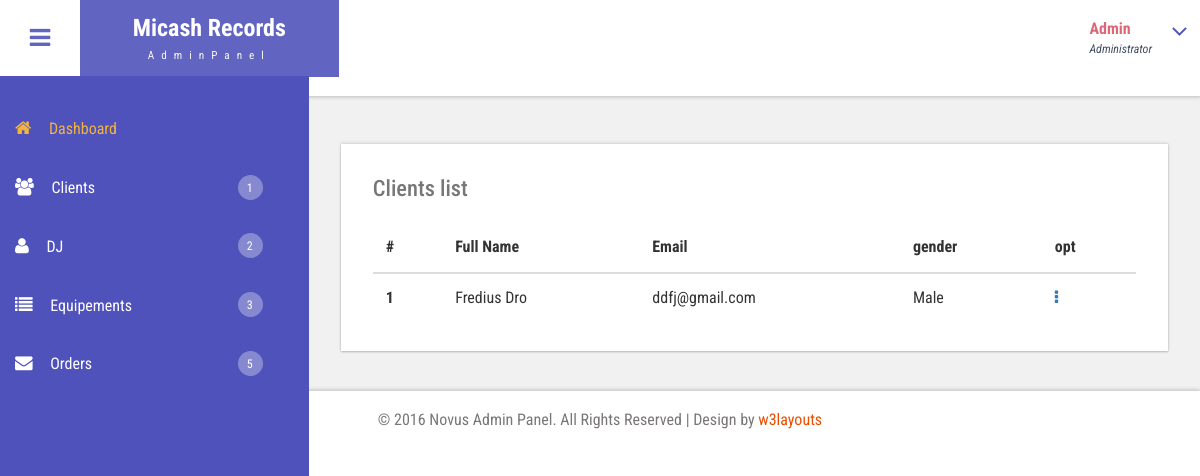
The page /Admin.Clients.php (signed in) on the database its author committed.
### tables this page shows
CREATE TABLE IF NOT EXISTS `users` (
  `id` int(11) NOT NULL AUTO_INCREMENT,
  `fullname` varchar(100) NOT NULL,
  `email` varchar(100) NOT NULL,
  `password` varchar(100) NOT NULL,
  `gender` enum('Male','Female') NOT NULL,
  `usertype` int(11) NOT NULL,
  `creation` datetime NOT NULL,
  PRIMARY KEY (`id`)
);

### Admin.Clients.php (the view, shortened to what this page needs)
<?php
include 'php/include/head.php';
$djs = $db->prepare('SELECT * FROM users WHERE usertype = 1 ORDER BY fullname');
$djs->execute();
$i = 0;
?>
<div class="main-page">
    <div class="tables">
        <div class="bs-example widget-shadow" data-example-id="hoverable-table">
            <h4>Clients list</h4>
            <table class="table table-hover">
                <thead>
                    <tr>
                        <th>#</th>
                        <th>Full Name</th>
                        <th>Email</th>
                        <th>gender</th>
                        <th>opt</th>
                    </tr>
                </thead>
                <tbody>
                    <?php while ($dj = $djs->fetch()) { $i++; ?>
                    <tr>
                        <th scope="row"><?php echo $i ?></th>
                        <td><?php echo $dj['fullname'] ?></td>
                        <td><?php echo $dj['email'] ?></td>
                        <td><?php echo $dj['gender'] ?></td>
                        <td><div class="mail-right">
                            <div class="dropdown">
                                <a href="#"  data-toggle="dropdown" aria-expanded="false">
                                    <p><i class="fa fa-ellipsis-v mail-icon"></i></p>
                                </a>
                            </div>
                        </div></td>
                    </tr>
                    <?php } ?>
                </tbody>
            </table>
        </div>
    </div>
</div>
<?php include 'php/include/footer.php' ?>

### css/style.css (style rules this page uses)
h4, h5, h6, h1, h2, h3 { margin: 0; }
p { margin: 0; }
html, body { font-family: 'Roboto Condensed', sans-serif; font-size: 100%; overflow-x: hidden; background: #fff; }
body a { transition: 0.5s all ease; -webkit-transition: 0.5s all ease; -moz-transition: 0.5s all ease; -o-transition: 0.5s all ease; -ms-transition: 0.5s all ease; text-decoration:none; }
h1,h2,h3,h4,h5,h6 { margin:0; }
p { margin:0; }
.cbp-spmenu-push { overflow-x: hidden; position: relative; }
.cbp-spmenu, .cbp-spmenu-push { -webkit-transition: all 0.3s ease; -moz-transition: all 0.3s ease; transition: all 0.3s ease; }
.fa { display: inline-block; font-family: FontAwesome; font-style: normal; font-weight: normal; line-height: 1; -webkit-font-smoothing: antialiased; -moz-osx-font-smoothing: grayscale; }
.widget-shadow { background-color: #fff; box-shadow: 0 -1px 3px rgba(0,0,0,.12),0 1px 2px rgba(0,0,0,.24); -webkit-box-shadow: 0 -1px 3px rgba(0,0,0,.12),0 1px 2px rgba(0,0,0,.24); -moz-box-shadow: 0 -1px 3px rgba(0,0,0,.12),0 1px 2px rgba(0,0,0,.24); }
.table > thead > tr > th, .table > tbody > tr > th, .table > tfoot > tr > th, .table > thead > tr > td, .table > tbody > tr > td, .table > tfoot > tr > td { border-top: none; }
.tables h4 { font-size: 1.4em; margin-bottom: 1em; color: #777777; }
.tables .panel-body ,.tables .bs-example { padding: 2em 2em 0.5em; }
.tables .table > thead > tr > th, .tables .table > tbody > tr > th, .tables .table > tfoot > tr > th, .tables .table > thead > tr > td, .tables .table > tbody > tr > td, .tables .table > tfoot > tr > td { padding: 13px; border-top: 1px solid #E0E0E0; }
.bs-example { margin-top: 2em; }
.mail-right { float: right; margin-left: 1.5em; }
.mail-icon { margin-right: 7px; }

### css/custom.css (style rules this page uses)
table .mail-right { margin: 0; float: none; }

### rows shown on the page
users: fullname "Fredius Dro", email "ddfj@gmail.com", gender "Male"

### other values the page prints
$c['cc'] "1"
$c['cd'] "2"
$c['ce'] "3"
$c['co'] "5"
$_SESSION['f'] "Admin"
$type[$_SESSION['u'] - 1] "Administrator"
